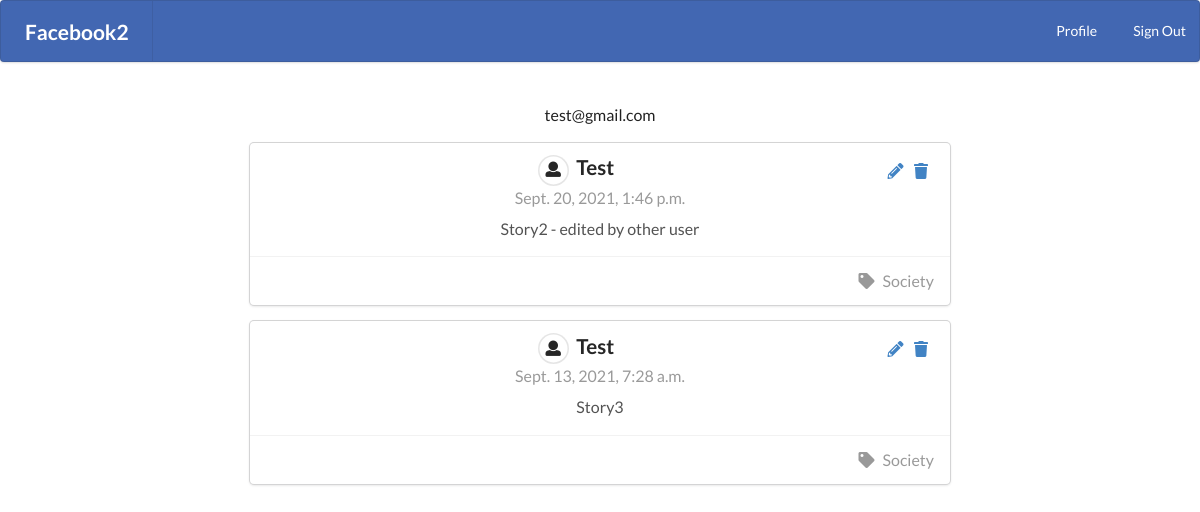
Screenshot of /profile/ (signed in) with the database file from the repository.
### facebook2/models.py (models this page shows)
class Story(models.Model):
	content = models.TextField()
	tags = models.CharField(max_length=100)
	author = models.ForeignKey(User, on_delete=models.CASCADE)
	date = models.DateTimeField(default=timezone.now)

### facebook2/views.py (the view)
# urls.py: path('profile/', views.profile, name='profile-page'),
def profile(request):
	context = {
		'phone': '123',
		'posts': Story.objects.filter(author=request.user).order_by('-date')
	}
	return render(request, 'facebook2/profile.html',context)

### facebook2/templates/facebook2/profile.html
{% extends 'facebook2/base.html' %}
{% block body %}
	<div style="text-align: center;" class="ui text container">
	{% if user.is_authenticated %}
	<h1>{{ user.first_name }} {{ user.last_name }}</h1>
	<p>{{ user.email }}</p>
	{% for p in posts %}
		<div class="ui fluid card">
		  <div class="content">
		  	{% if user == p.author %}
		  	<span class="right floated">
			    <a href="{% url 'editpost' p.id %}"><i class="pencil icon"></i></a>
			    <a href="{% url 'deletepost' p.id %}"><i class="trash icon"></i></a>
			  </span>
			{% endif %}
		  	{% if p.author.first_name %}
		  		<div class="header"><i class="small circular user icon"></i> {{ p.author.first_name }} {{ p.author.last_name }}</div>
		  	{% else %}
		    	<div class="header"><i class="small circular user icon"></i> {{ p.author }}</div>
		  	{% endif %}
		    <div class="meta">{{ p.date }}</div>
		    <div class="description">
		      <p>{{ p.content }}</p>
		    </div>
		  </div>
		  <div class="right aligned extra content">
		    <i class="tag icon"></i>
		    {{ p.tags }}
		  </div>
		</div>
		{% endfor %}
    {% else %}
		<h2>You are not post anythings</h2>
    {% endif %}
	</div>
{% endblock body %}

### rows the page displays
Story: author "Test", date "Sept. 20, 2021, 1:46 p.m.", content "Story2 - edited by other user", tags "Society"
Story: author "Test", date "Sept. 13, 2021, 7:28 a.m.", content "Story3", tags "Society"

### other values shown
{{ user.email }} "test@gmail.com"
